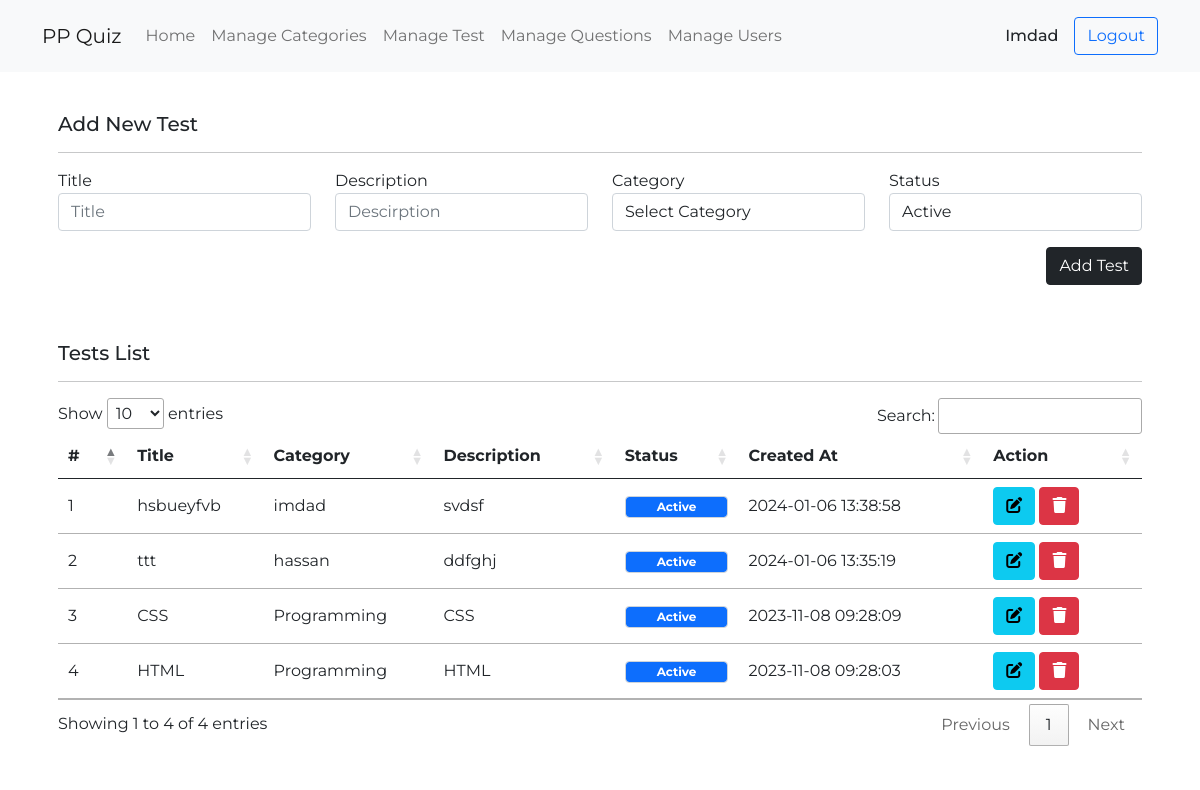
/manage_tests.php (signed in), run on the app's committed database.
### tables this page shows
CREATE TABLE `users` (
  `id` int(255) NOT NULL,
  `name` varchar(255) NOT NULL,
  `email` varchar(255) NOT NULL,
  `phone` varchar(255) NOT NULL,
  `password` varchar(255) NOT NULL,
  `status` varchar(255) NOT NULL DEFAULT 'active',
  `created_at` datetime NOT NULL DEFAULT current_timestamp()
);

CREATE TABLE `tests` (
  `id` int(11) NOT NULL,
  `title` varchar(255) NOT NULL,
  `description` longtext NOT NULL,
  `status` varchar(255) NOT NULL,
  `category_id` varchar(255) NOT NULL,
  `created_at` timestamp NOT NULL DEFAULT current_timestamp()
);

CREATE TABLE `categories` (
  `id` int(11) NOT NULL,
  `title` varchar(255) NOT NULL,
  `description` longtext NOT NULL,
  `status` varchar(255) NOT NULL,
  `image` varchar(255) NOT NULL,
  `created_at` timestamp NOT NULL DEFAULT current_timestamp()
);

### manage_tests.php (the view, shortened to what this page needs)
<?php
include('./layout/header.php');
if (isset($_GET['edit'])) {
    $edit = true;
    $test = mysqli_fetch_array(mysqli_query($conn, "SELECT * FROM tests WHERE id = '$_GET[edit]'"));
} else {
    $edit = false;
}
?>
<div class="container my-4">
    <div class="bg-white p-3 rounded">
        <h5><?= $edit ? "Update" : "Add New" ?> Test</h5>
        <hr>
        <form method="POST" enctype="multipart/form-data">
            <div class="row">
                <div class="col-md-3">
                    <div class="form-group">
                        <label for="title">Title</label>
                        <input type="text" class="form-control" placeholder="Title" name="title" value="<?= $test['title'] ?? '' ?>" required>
                    </div>
                </div>
                <div class="col-md-3">
                    <div class="form-group">
                        <label for="descirption">Description</label>
                        <input type="text" class="form-control" placeholder="Descirption" name="descirption" value="<?= $test['description'] ?? '' ?>" required>
                    </div>
                </div>
                <div class="col-md-3">
                    <div class="form-group">
                        <label for="category">Category</label>
                        <select name="category_id" class="form-control" required>
                            <option value="">Select Category</option>
                        </select>
                    </div>
                </div>
                <div class="col-md-3">
                    <div class="form-group">
                        <label for="status">Status</label>
                        <select name="status" id="status" class="form-control" required>
                            <option value="active" <?= $edit && $test['status'] == "active" ? 'selected' : '' ?>>Active</option>
                        </select>
                    </div>
                </div>
                <div class="col-md-12 mt-3">
                    <button type="submit" name="<?= $edit ? "update" : "submit" ?>" class="btn btn-dark ms-auto float-end"><?= $edit ? "Update" : "Add" ?> Test</button>
                </div>
            </div>
        </form>
    </div>
</div>
<div class="container my-4">
    <div class="bg-white p-3 rounded">
        <h5>Tests List</h5>
        <hr>
        <table class="table hover-table" id="ppTable">
            <thead>
                <tr>
                    <th>#</th>
                    <th>Title</th>
                    <th>Category</th>
                    <th>Description</th>
                    <th>Status</th>
                    <th>Created At</th>
                    <th>Action</th>
                </tr>
            </thead>
            <tbody>
                <?php
                $q = mysqli_query($conn, "SELECT * FROM tests ORDER BY id DESC");
                $serial = 1;
                while ($data = mysqli_fetch_array($q)) {
                    $category = mysqli_fetch_array(mysqli_query($conn, "SELECT * FROM categories WHERE id = '$data[category_id]'"));
                ?>
                    <tr valign="middle">
                        <td><?= $serial++ ?></td>
                        <td><?= $data['title'] ?></td>
                        <td><?= $category['title'] ?></td>
                        <td><?= $data['description'] ?></td>
                        <td>
                            <span class="badge form-control rounded bg-<?= $data['status'] == 'active' ? 'primary' : 'warning text-dark' ?>"><?= ucfirst($data['status']) ?></span>
                        </td>
                        <td><?= $data['created_at'] ?></td>
                        <td>
                            <a href="?edit=<?= $data['id'] ?>" class="btn btn-info"><i class="fa fa-edit"></i></a>
                            <button onclick="deletetest(<?= $data['id'] ?>)" class="btn btn-danger"><i class="fa fa-trash"></i></button>
                        </td>
                    </tr>
                <?php
                }
                ?>
            </tbody>
        </table>
    </div>
</div>
<?php
include('./layout/footer.php');
?>

### layout/header.php (shortened to what this page needs)
<?php
require('./layout/conn.php');
if (!$_SESSION['email']) {
?>
    <script>
        location.replace('index.php');
    </script>
<?php
} else {
    $user = mysqli_fetch_assoc(mysqli_query($conn, "SELECT * FROM users WHERE `email` = '$_SESSION[email]'"));
}
?>
<!DOCTYPE html>
<html lang="en">
<head>
    <link href="https://cdn.jsdelivr.net/npm/bootstrap@5.0.2/dist/css/bootstrap.min.css" rel="stylesheet">
    <link rel="stylesheet" href="https://cdnjs.cloudflare.com/ajax/libs/font-awesome/6.4.2/css/all.min.css" />
    <link rel="stylesheet" href="//cdn.datatables.net/1.13.6/css/jquery.dataTables.min.css">
    <link rel="stylesheet" href="assets/style.css">
</head>
<body style="background-image: url('https://images.unsplash.com/photo-1532012197267-da84d127e765');">
    <nav class="navbar navbar-expand-lg navbar-light bg-light p-3">
        <div class="container">
            <a class="navbar-brand" href="#">PP Quiz</a>
            <div class="collapse navbar-collapse" id="navbarSupportedContent">
                <ul class="navbar-nav me-auto mb-2 mb-lg-0">
                    <li class="nav-item">
                        <a class="nav-link" aria-current="page" href="./dashboard.php">Home</a>
                    </li>
                    <?php
                    if ($user['status'] == 'admin') {
                    ?>
                        <li class="nav-item">
                            <a class="nav-link" aria-current="page" href="./manage_categories.php">Manage Categories</a>
                        </li>
                        <li class="nav-item">
                            <a class="nav-link" aria-current="page" href="./manage_tests.php">Manage Test</a>
                        </li>
                        <li class="nav-item">
                            <a class="nav-link" aria-current="page" href="./manage_questions.php">Manage Questions</a>
                        </li>
                        <li class="nav-item">
                            <a class="nav-link" aria-current="page" href="./manage_users.php">Manage Users</a>
                        </li>
                    <?php
                    }
                    ?>
                </ul>
                <div class="d-flex align-items-center gap-3">
                    <h4 class="mb-0 h6"><?= $user['name'] ?></h4>
                    <a class="btn btn-outline-primary" href="./layout/logout.php">Logout</a>
                </div>
            </div>
        </div>
    </nav>

### assets/style.css (style rules this page uses)
* { font-family: Montserrat; }

### data on the page
users: name "Imdad"
tests: title "hsbueyfvb", category.title "imdad", description "svdsf", status "Active", created_at "2024-01-06 13:38:58"
tests: title "ttt", category.title "hassan", description "ddfghj", status "Active", created_at "2024-01-06 13:35:19"
tests: title "CSS", category.title "Programming", description "CSS", status "Active", created_at "2023-11-08 09:28:09"
tests: title "HTML", category.title "Programming", description "HTML", status "Active", created_at "2023-11-08 09:28:03"
